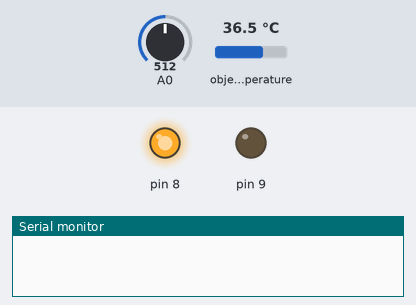
The sketch below on a simulated Arduino Uno, built with avr-gcc and run on an emulated ATmega328P. On the bench: output pins drawn as LEDs (lit = HIGH), the last lines printed to the serial monitor. Wiring (inferred from the names in the program): MLX90614 thermometer at I2C address 0x5A. The inputs (shaded band) are chosen by the test bench; at power-on: A0 = 512, object temperature 36.5 °C.

Above: at 0.1 s.
At 0.7 s:
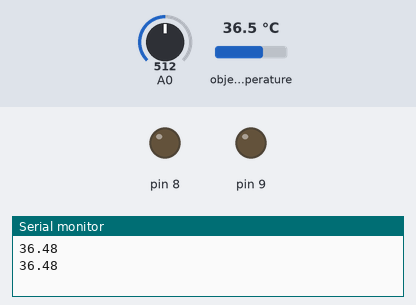
Timing chart, 0 to 2.2 s (numbered marks = the images above):
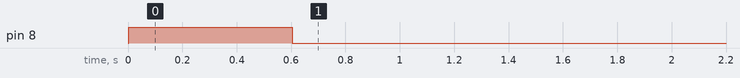

The sketch:

Lilypad_acc_IR_Mosfet.ino
```cpp
#include <math.h>
#include <i2cmaster.h>

int x,y,z,xAnt,yAnt,zAnt;
float mov;

double tempFactor = 0.02; // 0.02 degrees per LSB (measurement resolution of the MLX90614)
double tempData = 0x0000; // zero out the data
float threshTMP = 26; //**** CAMBIAR ACA LA TEMP****

void setup(){
  Serial.begin(9600);
  pinMode(9,OUTPUT);
  pinMode(8,OUTPUT);

  i2c_init(); //Initialise the i2c bus
  PORTC = (1 << PORTC4) | (1 << PORTC5);//enable pullups
}

void loop(){
 xAnt = x;
 yAnt = y;
 zAnt = z;
 x = analogRead(A0);
 y = analogRead(A0);
 z = analogRead(A0);

 readSensor();
 float celcius = tempData - 273.15;

 mov = sqrt(square(x-xAnt)+square(y-yAnt)+square(z-zAnt));
 if(mov>50){
   digitalWrite(8,HIGH);
   delay(500);
 } else {
   digitalWrite(8,LOW);
 }
 //Serial.println(mov);
 Serial.println(celcius);
 delay(100);
}

void readSensor(){
    int dev = 0x5A<<1;
    int data_low = 0;
    int data_high = 0;
    int pec = 0;

    i2c_start_wait(dev+I2C_WRITE);
    i2c_write(0x07);

    // read
    i2c_rep_start(dev+I2C_READ);
    data_low = i2c_readAck(); //Read 1 byte and then send ack
    data_high = i2c_readAck(); //Read 1 byte and then send ack
    pec = i2c_readNak();
    i2c_stop();

    //This converts high and low bytes together and processes temperature, MSB is a error bit and is ignored for temps
    int frac; // data past the decimal point
    // This masks off the error bit of the high byte, then moves it left 8 bits and adds the low byte.
    tempData = (double)(((data_high & 0x007F) << 8) + data_low);
    tempData = (tempData * tempFactor)-0.01;


}
```

twimaster.cpp
```cpp
/*************************************************************************
* Title:    I2C master library using hardware TWI interface
* Author:   Peter Fleury <pfleury@gmx.ch>  http://jump.to/fleury
* File:     $Id: twimaster.c,v 1.3 2005/07/02 11:14:21 Peter Exp $
* Software: AVR-GCC 3.4.3 / avr-libc 1.2.3
* Target:   any AVR device with hardware TWI
* Usage:    API compatible with I2C Software Library i2cmaster.h
**************************************************************************/
#include <inttypes.h>
#include <compat/twi.h>

#include <i2cmaster.h>


/* define CPU frequency in Mhz here if not defined in Makefile */
#ifndef F_CPU
#define F_CPU 16000000UL
#endif

/* I2C clock in Hz */
#define SCL_CLOCK 50000L


/*************************************************************************
 Initialization of the I2C bus interface. Need to be called only once
*************************************************************************/
void i2c_init(void)
{
  /* initialize TWI clock: 100 kHz clock, TWPS = 0 => prescaler = 1 */

  TWSR = 0;                         /* no prescaler */
  TWBR = ((F_CPU/SCL_CLOCK)-16)/2;  /* must be > 10 for stable operation */

}/* i2c_init */


/*************************************************************************
  Issues a start condition and sends address and transfer direction.
  return 0 = device accessible, 1= failed to access device
*************************************************************************/
unsigned char i2c_start(unsigned char address)
{
    uint8_t   twst;

	// send START condition
	TWCR = (1<<TWINT) | (1<<TWSTA) | (1<<TWEN);

	// wait until transmission completed
	while(!(TWCR & (1<<TWINT)));

	// check value of TWI Status Register. Mask prescaler bits.
	twst = TW_STATUS & 0xF8;
	if ( (twst != TW_START) && (twst != TW_REP_START)) return 1;

	// send device address
	TWDR = address;
	TWCR = (1<<TWINT) | (1<<TWEN);

	// wail until transmission completed and ACK/NACK has been received
	while(!(TWCR & (1<<TWINT)));

	// check value of TWI Status Register. Mask prescaler bits.
	twst = TW_STATUS & 0xF8;
	if ( (twst != TW_MT_SLA_ACK) && (twst != TW_MR_SLA_ACK) ) return 1;

	return 0;

}/* i2c_start */


/*************************************************************************
 Issues a start condition and sends address and transfer direction.
 If device is busy, use ack polling to wait until device is ready

 Input:   address and transfer direction of I2C device
*************************************************************************/
void i2c_start_wait(unsigned char address)
{
    uint8_t   twst;


    while ( 1 )
    {
	    // send START condition
	    TWCR = (1<<TWINT) | (1<<TWSTA) | (1<<TWEN);

    	// wait until transmission completed
    	while(!(TWCR & (1<<TWINT)));

    	// check value of TWI Status Register. Mask prescaler bits.
    	twst = TW_STATUS & 0xF8;
    	if ( (twst != TW_START) && (twst != TW_REP_START)) continue;

    	// send device address
    	TWDR = address;
    	TWCR = (1<<TWINT) | (1<<TWEN);

    	// wail until transmission completed
    	while(!(TWCR & (1<<TWINT)));

    	// check value of TWI Status Register. Mask prescaler bits.
    	twst = TW_STATUS & 0xF8;
    	if ( (twst == TW_MT_SLA_NACK )||(twst ==TW_MR_DATA_NACK) )
    	{
    	    /* device busy, send stop condition to terminate write operation */
	        TWCR = (1<<TWINT) | (1<<TWEN) | (1<<TWSTO);

	        // wait until stop condition is executed and bus released
	        while(TWCR & (1<<TWSTO));

    	    continue;
    	}
    	//if( twst != TW_MT_SLA_ACK) return 1;
    	break;
     }

}/* i2c_start_wait */


/*************************************************************************
 Issues a repeated start condition and sends address and transfer direction

 Input:   address and transfer direction of I2C device

 Return:  0 device accessible
          1 failed to access device
*************************************************************************/
unsigned char i2c_rep_start(unsigned char address)
{
    return i2c_start( address );

}/* i2c_rep_start */


/*************************************************************************
 Terminates the data transfer and releases the I2C bus
*************************************************************************/
void i2c_stop(void)
{
    /* send stop condition */
	TWCR = (1<<TWINT) | (1<<TWEN) | (1<<TWSTO);

	// wait until stop condition is executed and bus released
	while(TWCR & (1<<TWSTO));

}/* i2c_stop */


/*************************************************************************
  Send one byte to I2C device

  Input:    byte to be transfered
  Return:   0 write successful
            1 write failed
*************************************************************************/
unsigned char i2c_write( unsigned char data )
{
    uint8_t   twst;

	// send data to the previously addressed device
	TWDR = data;
	TWCR = (1<<TWINT) | (1<<TWEN);

	// wait until transmission completed
	while(!(TWCR & (1<<TWINT)));

	// check value of TWI Status Register. Mask prescaler bits
	twst = TW_STATUS & 0xF8;
	if( twst != TW_MT_DATA_ACK) return 1;
	return 0;

}/* i2c_write */


/*************************************************************************
 Read one byte from the I2C device, request more data from device

 Return:  byte read from I2C device
*************************************************************************/
unsigned char i2c_readAck(void)
{
	TWCR = (1<<TWINT) | (1<<TWEN) | (1<<TWEA);
	while(!(TWCR & (1<<TWINT)));

    return TWDR;

}/* i2c_readAck */


/*************************************************************************
 Read one byte from the I2C device, read is followed by a stop condition

 Return:  byte read from I2C device
*************************************************************************/
unsigned char i2c_readNak(void)
{
	TWCR = (1<<TWINT) | (1<<TWEN);
	while(!(TWCR & (1<<TWINT)));

    return TWDR;

}/* i2c_readNak */
```

Measured:
- by itself, pin 8: LOW → HIGH at 0.00 s, → LOW 0.60 s later
